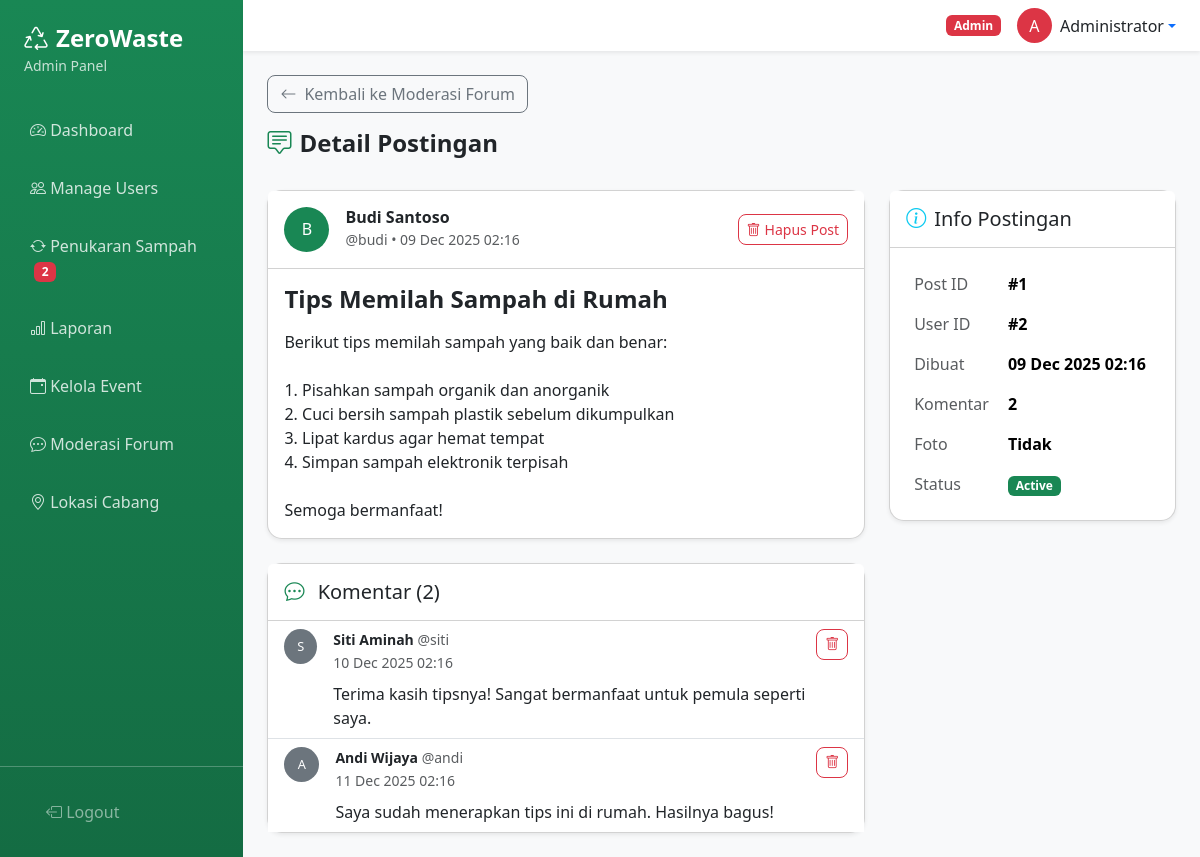
/admin/forum-detail.php?id=1 (signed in), run on the app's committed database.
### tables this page shows
CREATE TABLE `forum_posts` (
  `id` int(11) NOT NULL AUTO_INCREMENT,
  `user_id` int(11) NOT NULL,
  `title` varchar(255) NOT NULL,
  `content` text NOT NULL,
  `photo` varchar(255) DEFAULT NULL,
  `is_deleted` tinyint(1) DEFAULT 0,
  `created_at` datetime DEFAULT CURRENT_TIMESTAMP,
  PRIMARY KEY (`id`),
  KEY `user_id` (`user_id`),
  CONSTRAINT `forum_posts_ibfk_1` FOREIGN KEY (`user_id`) REFERENCES `users` (`id`) ON DELETE CASCADE
);

CREATE TABLE `users` (
  `id` int(11) NOT NULL AUTO_INCREMENT,
  `username` varchar(50) NOT NULL,
  `email` varchar(100) NOT NULL,
  `password` varchar(255) NOT NULL,
  `full_name` varchar(100) NOT NULL,
  `phone` varchar(20) DEFAULT NULL,
  `address` text DEFAULT NULL,
  `points` int(11) DEFAULT 0,
  `role` varchar(20) DEFAULT 'user',
  `is_active` tinyint(1) DEFAULT 1,
  `is_forum_blocked` tinyint(1) DEFAULT 0,
  `created_at` datetime DEFAULT CURRENT_TIMESTAMP,
  `updated_at` datetime DEFAULT CURRENT_TIMESTAMP ON UPDATE CURRENT_TIMESTAMP,
  PRIMARY KEY (`id`),
  UNIQUE KEY `username` (`username`),
  UNIQUE KEY `email` (`email`)
);

CREATE TABLE `forum_comments` (
  `id` int(11) NOT NULL AUTO_INCREMENT,
  `post_id` int(11) NOT NULL,
  `user_id` int(11) NOT NULL,
  `content` text NOT NULL,
  `is_deleted` tinyint(1) DEFAULT 0,
  `created_at` datetime DEFAULT CURRENT_TIMESTAMP,
  PRIMARY KEY (`id`),
  KEY `post_id` (`post_id`),
  KEY `user_id` (`user_id`),
  CONSTRAINT `forum_comments_ibfk_1` FOREIGN KEY (`post_id`) REFERENCES `forum_posts` (`id`) ON DELETE CASCADE,
  CONSTRAINT `forum_comments_ibfk_2` FOREIGN KEY (`user_id`) REFERENCES `users` (`id`) ON DELETE CASCADE
);

### config/functions.php (called while the page is built, shortened)
<?php
function sanitize($data) {
    return htmlspecialchars(trim($data), ENT_QUOTES, 'UTF-8');
}
function formatDateTime($datetime) {
    return date('d M Y H:i', strtotime($datetime));
}
?>

### admin/forum-detail.php (the view, shortened to what this page needs)
<?php
require_once '../config/database.php';
require_once '../config/functions.php';
$postId = intval($_GET['id'] ?? 0);
$stmt = $pdo->prepare("
    SELECT p.*, u.full_name, u.username, u.is_forum_blocked
    FROM forum_posts p
    JOIN users u ON p.user_id = u.id
    WHERE p.id = ?
");
$stmt->execute([$postId]);
$post = $stmt->fetch();
$stmt = $pdo->prepare("
    SELECT c.*, u.full_name, u.username
    FROM forum_comments c
    JOIN users u ON c.user_id = u.id
    WHERE c.post_id = ?
    ORDER BY c.created_at ASC
");
$stmt->execute([$postId]);
$comments = $stmt->fetchAll();
?>
<!DOCTYPE html>
<html lang="id">
<head>
    <link href="https://cdn.jsdelivr.net/npm/bootstrap@5.3.2/dist/css/bootstrap.min.css" rel="stylesheet">
    <link href="https://cdn.jsdelivr.net/npm/bootstrap-icons@1.11.1/font/bootstrap-icons.css" rel="stylesheet">
    <link href="../assets/css/style.css" rel="stylesheet">
</head>
<body>
    <div class="d-flex">
        <?php include 'includes/sidebar.php'; ?>
        <div class="main-content flex-grow-1">
            <?php include 'includes/topbar.php'; ?>
            <div class="container-fluid p-4">
                <div class="row mb-4">
                    <div class="col-12">
                        <a href="forum.php" class="btn btn-outline-secondary mb-3">
                            <i class="bi bi-arrow-left me-2"></i>Kembali ke Moderasi Forum
                        </a>
                        <h4 class="fw-bold"><i class="bi bi-chat-square-text me-2 text-success"></i>Detail Postingan</h4>
                    </div>
                </div>
                <div class="row">
                    <div class="col-lg-8">
                        <div class="card shadow-sm mb-4">
                            <div class="card-header bg-white py-3 d-flex justify-content-between align-items-center">
                                <div class="d-flex align-items-center">
                                    <div class="bg-success text-white rounded-circle d-flex align-items-center justify-content-center me-3" style="width: 45px; height: 45px;">
                                        <?= strtoupper(substr($post['full_name'] ?? 'U', 0, 1)) ?>
                                    </div>
                                    <div>
                                        <h6 class="mb-0 fw-bold"><?= sanitize($post['full_name'] ?? '') ?></h6>
                                        <small class="text-muted">@<?= sanitize($post['username'] ?? '') ?> &bull; <?= formatDateTime($post['created_at'] ?? '') ?></small>
                                    </div>
                                </div>
                                <form method="POST" onsubmit="return confirm('Hapus postingan ini?')">
                                    <button type="submit" class="btn btn-outline-danger btn-sm">
                                        <i class="bi bi-trash me-1"></i>Hapus Post
                                    </button>
                                </form>
                            </div>
                            <div class="card-body">
                                <h4 class="fw-bold mb-3"><?= sanitize($post['title'] ?? '') ?></h4>
                                <div class="post-content">
                                    <?= nl2br(sanitize($post['content'] ?? '')) ?>
                                </div>
                            </div>
                        </div>
                        <div class="card shadow-sm">
                            <div class="card-header bg-white py-3">
                                <h5 class="mb-0">
                                    <i class="bi bi-chat-dots me-2 text-success"></i>
                                    Komentar (<?= count($comments) ?>)
                                </h5>
                            </div>
                            <div class="card-body p-0">
                                <?php if (empty($comments)): ?>
                                <div class="p-4 text-center text-muted">
                                    <i class="bi bi-chat fs-1 mb-3"></i>
                                    <p class="mb-0">Belum ada komentar</p>
                                </div>
                                <?php else: ?>
                                <div class="list-group list-group-flush">
                                    <?php foreach ($comments as $comment): ?>
                                    <div class="list-group-item <?= ($comment['is_deleted'] ?? false) ? 'bg-light' : '' ?>">
                                        <div class="d-flex justify-content-between align-items-start">
                                            <div class="d-flex">
                                                <div class="bg-secondary text-white rounded-circle d-flex align-items-center justify-content-center me-3" style="width: 35px; height: 35px; font-size: 0.8rem;">
                                                    <?= strtoupper(substr($comment['full_name'] ?? 'U', 0, 1)) ?>
                                                </div>
                                                <div>
                                                    <div class="fw-bold small">
                                                        <?= sanitize($comment['full_name'] ?? '') ?>
                                                        <span class="text-muted fw-normal">@<?= sanitize($comment['username'] ?? '') ?></span>
                                                    </div>
                                                    <small class="text-muted"><?= formatDateTime($comment['created_at'] ?? '') ?></small>
                                                    <p class="mb-0 mt-2"><?= nl2br(sanitize($comment['content'] ?? '')) ?></p>
                                                </div>
                                            </div>
                                            <?php if (!($comment['is_deleted'] ?? false)): ?>
                                            <form method="POST" onsubmit="return confirm('Hapus komentar ini?')">
                                                <button type="submit" class="btn btn-outline-danger btn-sm">
                                                    <i class="bi bi-trash"></i>
                                                </button>
                                            </form>
                                            <?php endif; ?>
                                        </div>
                                    </div>
                                    <?php endforeach; ?>
                                </div>
                                <?php endif; ?>
                            </div>
                        </div>
                    </div>
                    <div class="col-lg-4">
                        <div class="card shadow-sm">
                            <div class="card-header bg-white py-3">
                                <h5 class="mb-0"><i class="bi bi-info-circle me-2 text-info"></i>Info Postingan</h5>
                            </div>
                            <div class="card-body">
                                <table class="table table-borderless mb-0">
                                    <tr>
                                        <td class="text-muted">Post ID</td>
                                        <td class="fw-bold">#<?= $post['id'] ?></td>
                                    </tr>
                                    <tr>
                                        <td class="text-muted">User ID</td>
                                        <td class="fw-bold">#<?= $post['user_id'] ?></td>
                                    </tr>
                                    <tr>
                                        <td class="text-muted">Dibuat</td>
                                        <td class="fw-bold"><?= formatDateTime($post['created_at'] ?? '') ?></td>
                                    </tr>
                                    <tr>
                                        <td class="text-muted">Komentar</td>
                                        <td class="fw-bold"><?= count($comments) ?></td>
                                    </tr>
                                    <tr>
                                        <td class="text-muted">Foto</td>
                                        <td class="fw-bold"><?= !empty($post['photo']) ? 'Ya' : 'Tidak' ?></td>
                                    </tr>
                                    <tr>
                                        <td class="text-muted">Status</td>
                                        <td>
                                            <?php if ($post['is_deleted'] ?? false): ?>
                                            <span class="badge bg-secondary">Deleted</span>
                                            <?php else: ?>
                                            <span class="badge bg-success">Active</span>
                                            <?php endif; ?>
                                        </td>
                                    </tr>
                                </table>
                            </div>
                        </div>
                    </div>
                </div>
            </div>
        </div>
    </div>
</body>
</html>

### assets/css/style.css (style rules this page uses)
:root { --primary-green: #198754; --light-green: #d1e7dd; --dark-green: #146c43; }
body { font-family: 'Segoe UI', Tahoma, Geneva, Verdana, sans-serif; }
.card { border-radius: 15px; transition: transform 0.2s, box-shadow 0.2s; }
.btn { border-radius: 8px; }
.main-content { background-color: #f8f9fa; min-height: 100vh; }

### data on the page
forum_posts: user.full_name "B", user.full_name "Budi Santoso", user.username "budi", created_at "09 Dec 2025 02:16", title "Tips Memilah Sampah di Rumah", content "Berikut tips memilah sampah yang baik dan benar: 1. Pisahkan sampah organik dan anorganik 2. Cuci bersih sampah plastik sebelum dikumpulkan 3. Lipat kardus agar hemat tempat 4. Simpan sampah elektronik terpisah Semoga bermanfaat!", id "1", user "2"
forum_comments: user.full_name "S", user.full_name "Siti Aminah", user.username "siti", created_at "10 Dec 2025 02:16", content "Terima kasih tipsnya! Sangat bermanfaat untuk pemula seperti saya."
forum_comments: user.full_name "A", user.full_name "Andi Wijaya", user.username "andi", created_at "11 Dec 2025 02:16", content "Saya sudah menerapkan tips ini di rumah. Hasilnya bagus!"

### other printed values
$pendingCount "2"
substr($_SESSION['full_name'], 0, 1) "A"
$_SESSION['full_name'] "Administrator"
count($comments) "2"
